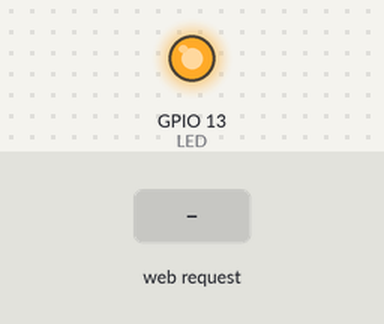
Simulated run of this sketch. Board: ESP8266 (NodeMCU). Shown: output pins drawn as LEDs (lit = HIGH). Inputs (shaded band) come from the test bench. WiFi joins after 1.5 s; servers stay silent unless stated; what the sketch prints to the serial monitor is not drawn.

Above: at 2.7 s.
2.8 s: HTTP request GET /led/0 received
At 4.0 s:
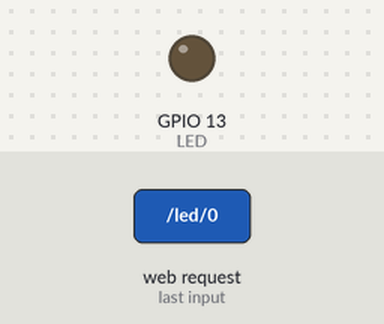
4.3 s: HTTP request GET /led/1 received
At 5.3 s:
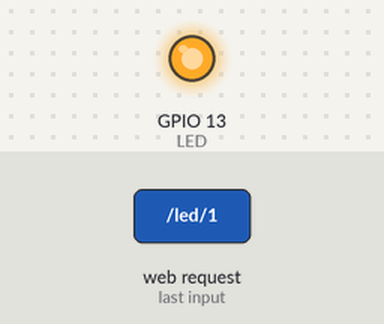
Timing chart, 0 to 7.3 s (numbered marks = the images above; inputs shaded):
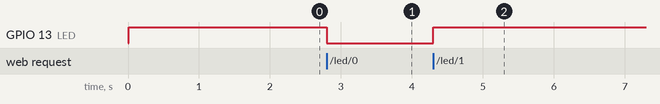

Measured:
- after the input at 2.8 s, GPIO 13 (LED): HIGH → LOW at once
- after the input at 4.3 s, GPIO 13 (LED): LOW → HIGH at once

The sketch:

WiFiAccessPoint.ino
```cpp
// LED CONTROL WITH MOBILE

#include <ESP8266WiFi.h>

const char* ssid = "Deepaawifi";                            //enter the name of WiFi
const char* password = "9793338445";                    //enter the password

// Create an instance of the server
// specify the port to listen on as an argument
WiFiServer server(80);
int LED = 13;                                         //connect LED at GPIO pin 13(D7)

void setup(){
  Serial.begin(115200);
  delay(10);

  pinMode(LED, OUTPUT);
  digitalWrite(LED, HIGH);

  // Connect to WiFi network
  Serial.println();
  Serial.println();
  Serial.print("Connecting to ");
  Serial.println(ssid);

  WiFi.begin(ssid, password);

  while (WiFi.status() != WL_CONNECTED){
    delay(500);
    Serial.print(".");
  }
  Serial.println("");
  Serial.println("WiFi connected");

  // Start the server
  server.begin();
  Serial.println("Server started");

  // Print the IP address
  Serial.println(WiFi.localIP());
}

void loop(){
  // Check if a client has connected
  WiFiClient client = server.available();
  if (!client){
    return;
  }

  // Wait until the client sends some data
  Serial.println("new client");
  while(!client.available()){
    delay(1);
  }

  // Read the first line of the request
  String req = client.readStringUntil('\r');
  Serial.println(req);
  client.flush();

  // Match the request
  int val;
  if (req.indexOf("/led/0") != -1)
    val = 0;
  else if (req.indexOf("/led/1") != -1)
    val = 1;
  else{
    Serial.println("invalid request");
    client.stop();
    return;
  }

  // Set GPIO 13 according to the request
  digitalWrite(LED, val);

  client.flush();

   // Return the response
  client.println("HTTP/1.1 200 OK");
  client.println("Content-Type: text/html");
  client.println(""); //  do not forget this one
  client.print("LED is now: ");

  if(val == 1)
    client.print("ON");
  else
    client.print("OFF");

  Serial.println("Client disonnected");

  // The client will actually be disconnected
  // when the function returns and 'client' object is detroyed
}
```
